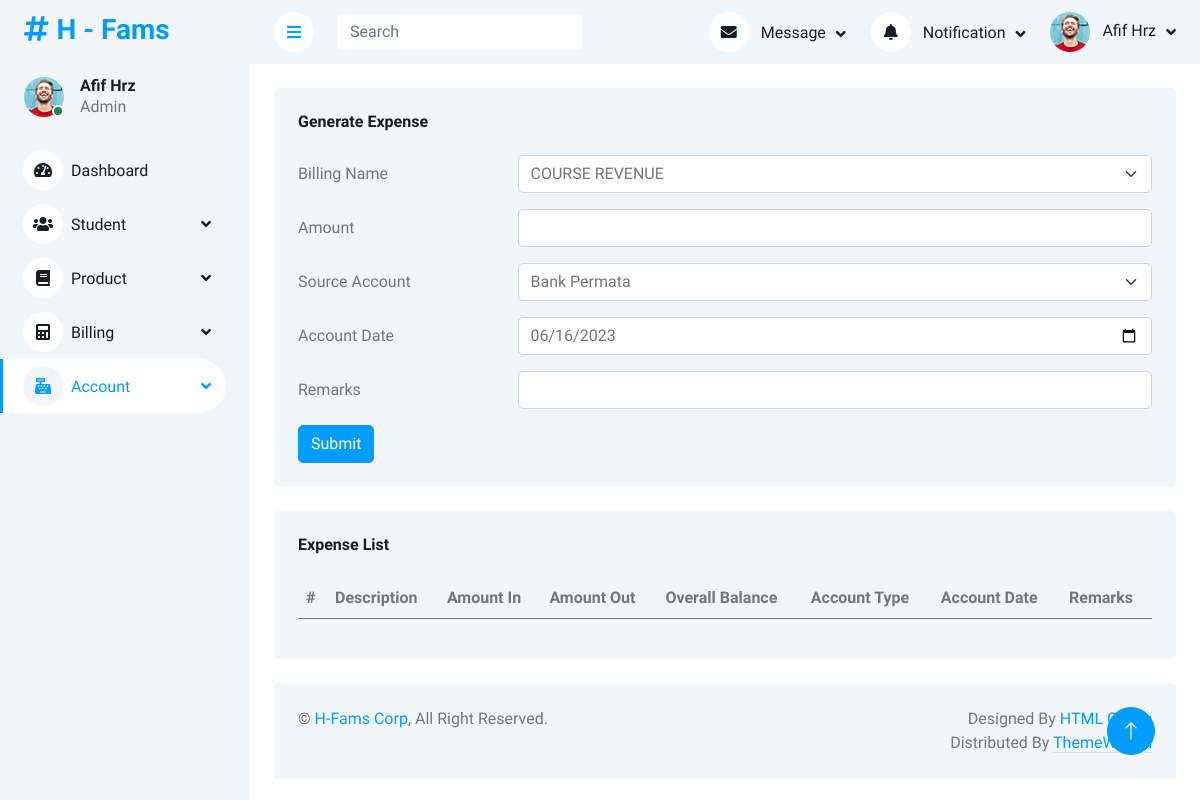
The app's page /account/createexpense/, older data.
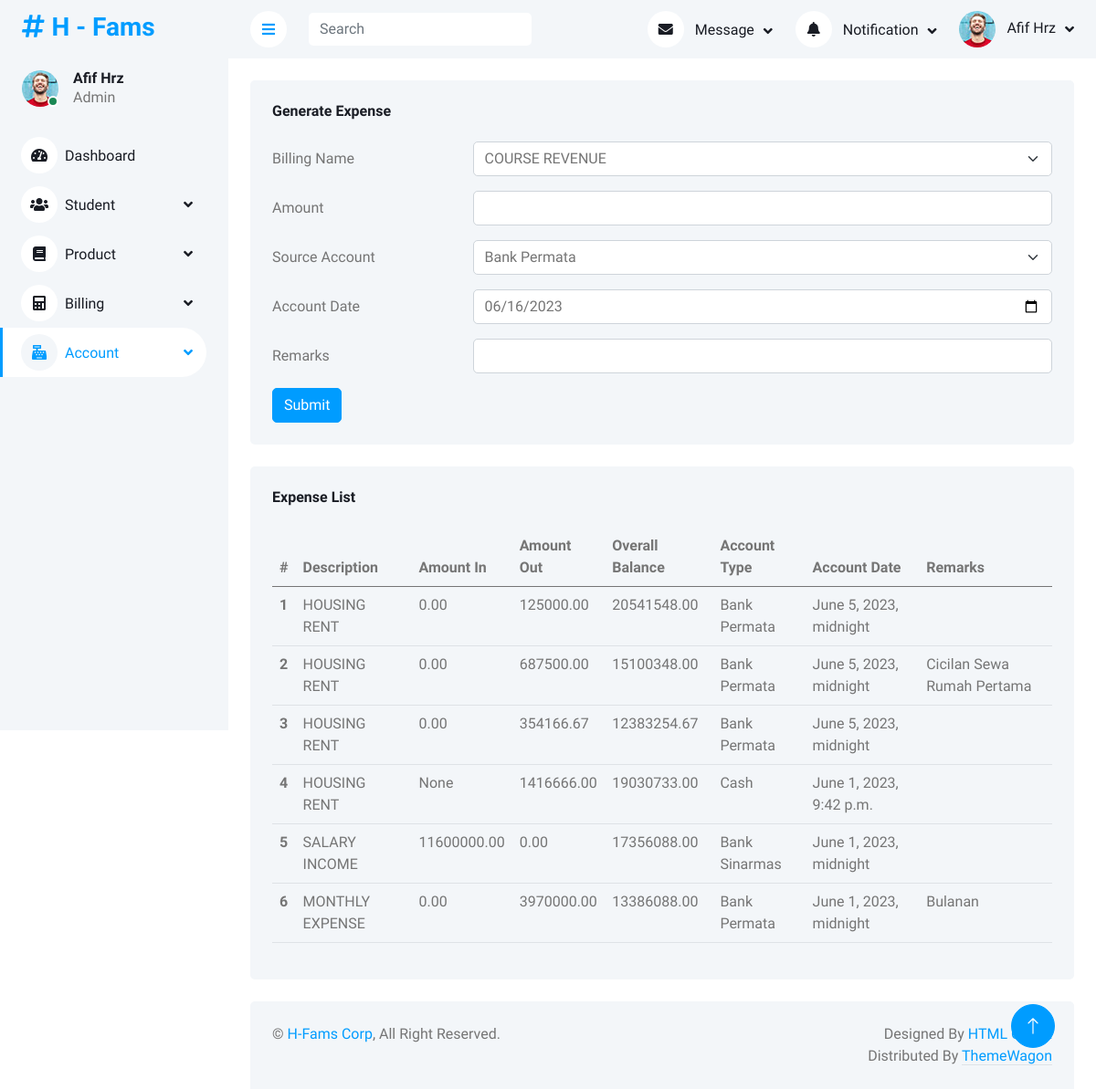
The same page, newer data.
### account/models.py (models this page shows)
class acc_income_expense(models.Model):
    account_type = models.CharField(default='Bank BRI', max_length=30, db_column="ACCOUNT_TYPE")
    account_date = models.DateTimeField(default=datetime.now(), db_column="ACCOUNT_DATE")
    description = models.CharField(max_length=30, db_column="DESCRIPTION")
    remarks = models.CharField(max_length=100, db_column="REMARKS", default='', null=True, blank=True)
    amount_in = models.DecimalField(db_column="AMOUNT_IN", blank=True, null=True, decimal_places=2, max_digits=20)
    amount_out = models.DecimalField(db_column="AMOUNT_OUT", blank=True, null=True, decimal_places=2, max_digits=20)
    overall_balance = models.DecimalField(db_column="OVERALL_BALANCE", decimal_places=2, max_digits=20)
    bll_mst_item_id = models.ForeignKey(bll_mst_bill_item, on_delete=models.RESTRICT, db_column="BLL_MST_BILL_ITEM_ID", default=1)
    class Meta:
        db_table = 'ACC_INC_EXP'

### account/views.py (the view, shortened to what this page needs)
# urls.py: path('createexpense/', views.createexpense_view, name='createexpense'),
@csrf_protect
def createexpense_view(request):
    date= str(datetime.today().year) +"-"+ str(datetime.today().month)+"-01"
    res = calendar.monthrange(datetime.today().year, datetime.today().month)
    day = str(res[1])
    date_2= str(datetime.today().year) +"-"+ str(datetime.today().month)+"-"+day
    dataexpense = acc_income_expense.objects.filter(account_date__gte=date, account_date__lte=date_2).order_by('-account_date')
    data_bill = bll_mst_bill_item.objects.filter(validstatus=1)
    context = {
        'title':'H - Expense',
        'dashboard_active':'Account',
        'dataexpense':dataexpense,
        'databill':data_bill
        }
    return render(request, 'account/createexpense_view.html', context)

### account/templates/account/createexpense_view.html (shortened to what the changed rows need)
{% extends 'base_site.html' %}
{% load static %}
{% block content %}
<div class="container-fluid pt-4 px-4">
    <div class="row g-4">
        <div class="col-sm-12 col-xl-12">
            <div class="bg-light rounded h-100 p-4">
                <table class="table table-hover">
                    <thead>
                        <tr>
                            <th scope="col">#</th>
                            <th scope="col">Description</th>
                            <th scope="col">Amount In</th>
                            <th scope="col">Amount Out</th>
                            <th scope="col">Overall Balance</th>
                            <th scope="col">Account Type</th>
                            <th scope="col">Account Date</th>
                            <th scope="col">Remarks</th>
                        </tr>
                    </thead>
                    <tbody>
                        {% for data in dataexpense %}
                        <tr>
                            <th scope="row">{{forloop.counter}}</th>
                            <td>{{data.description}}</td>
                            <td>{{data.amount_in}}</td>
                            <td>{{data.amount_out}}</td>
                            <td>{{data.overall_balance}}</td>
                            <td>{{data.account_type}}</td>
                            <td>{{data.account_date}}</td>
                            <td>{{data.remarks}}</td>
                        </tr>
                        {% endfor %}
                    </tbody>
                </table>
            </div>
        </div>
    </div>
</div>
{% endblock content %}

Row changes from the older to the newer data that the page shows:
added acc_income_expense: description "HOUSING RENT", amount_in "0.00", amount_out "125000.00", overall_balance "20541548.00", account_type "Bank Permata", account_date "June 5, 2023, midnight"
added acc_income_expense: description "HOUSING RENT", amount_in "0.00", amount_out "687500.00", overall_balance "15100348.00", account_type "Bank Permata", account_date "June 5, 2023, midnight", remarks "Cicilan Sewa Rumah Pertama"
added acc_income_expense: description "HOUSING RENT", amount_in "0.00", amount_out "354166.67", overall_balance "12383254.67", account_type "Bank Permata", account_date "June 5, 2023, midnight"
added acc_income_expense: description "HOUSING RENT", amount_in "None", amount_out "1416666.00", overall_balance "19030733.00", account_type "Cash", account_date "June 1, 2023, 9:42 p.m."
added acc_income_expense: description "SALARY INCOME", amount_in "11600000.00", amount_out "0.00", overall_balance "17356088.00", account_type "Bank Sinarmas", account_date "June 1, 2023, midnight"
added acc_income_expense: description "MONTHLY EXPENSE", amount_in "0.00", amount_out "3970000.00", overall_balance "13386088.00", account_type "Bank Permata", account_date "June 1, 2023, midnight", remarks "Bulanan"
